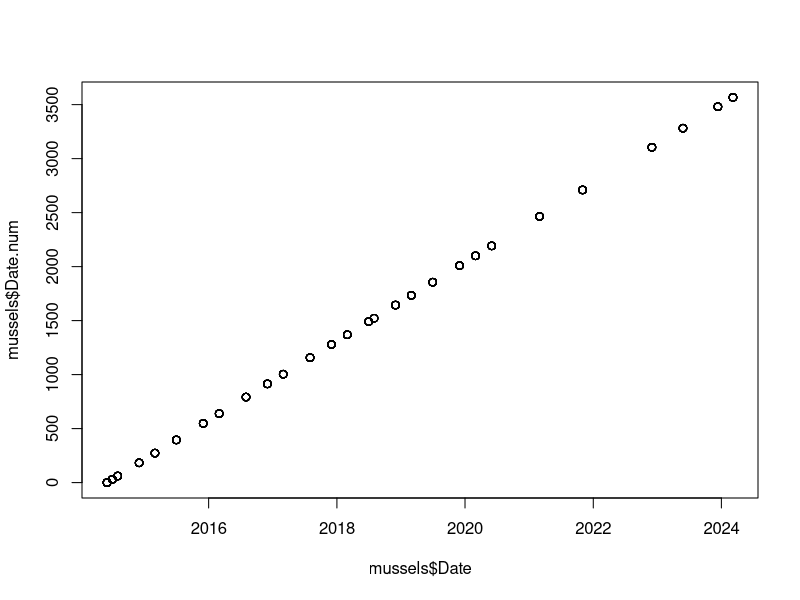
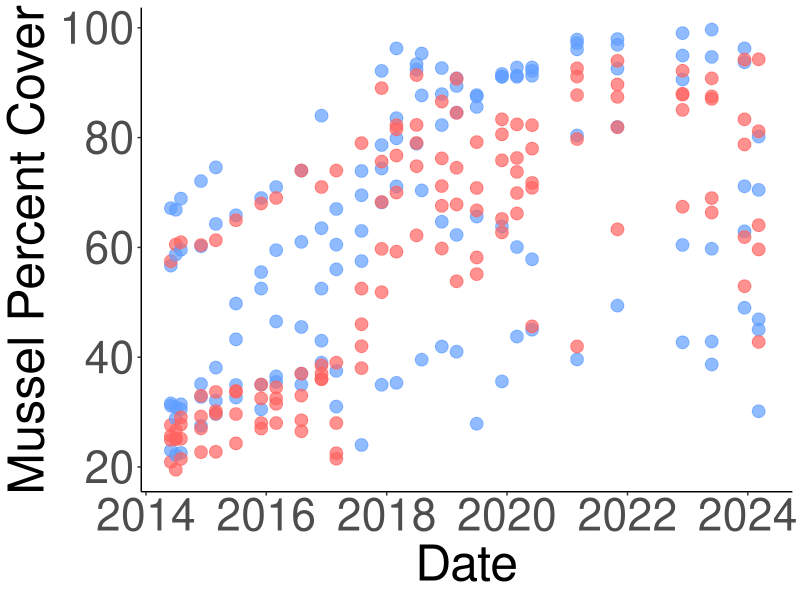
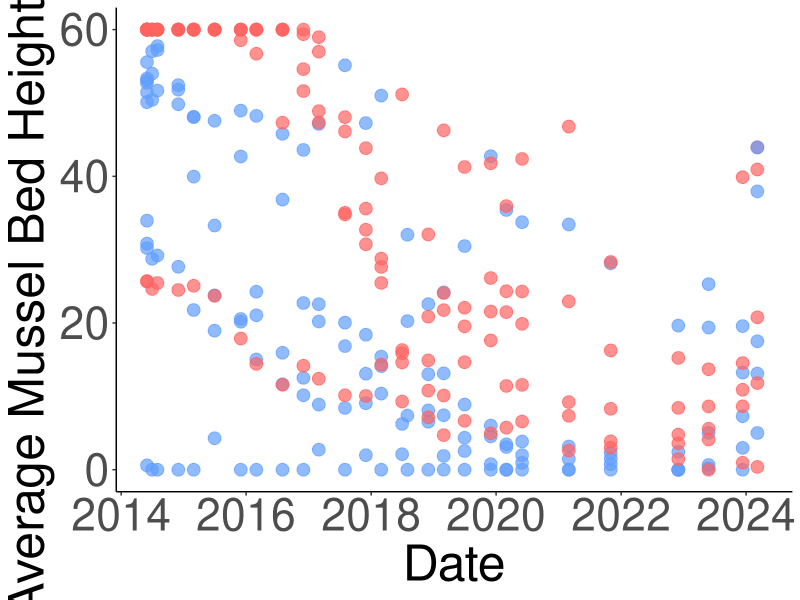
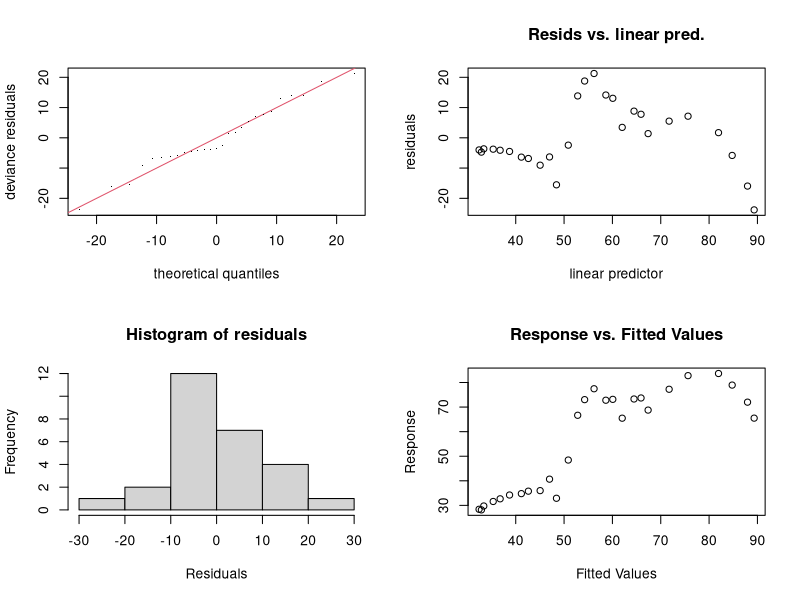
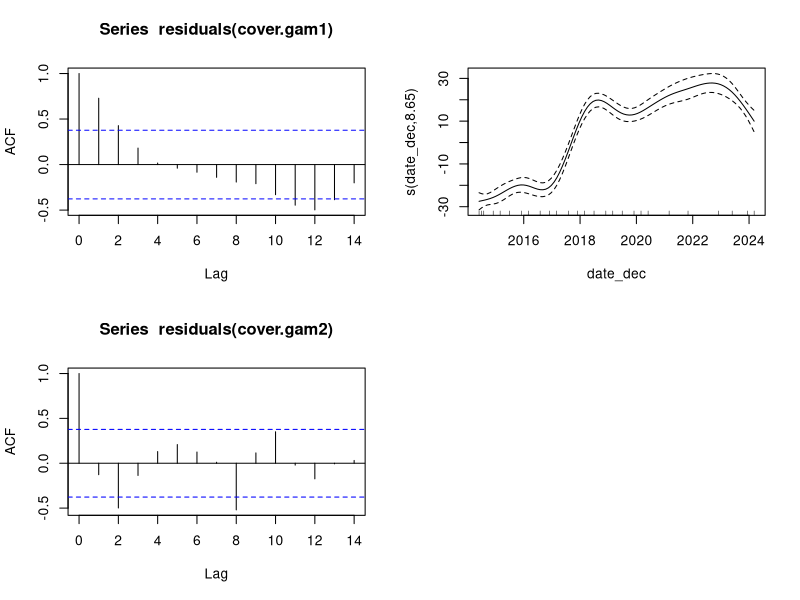
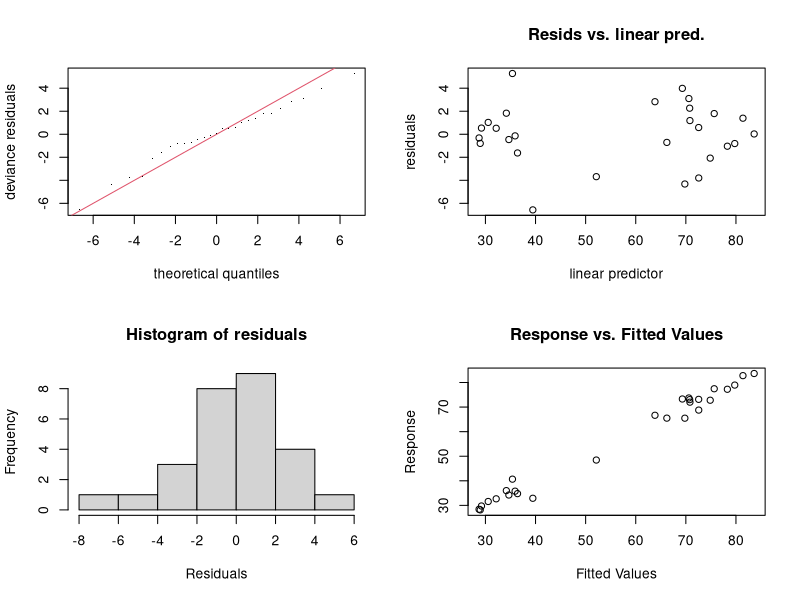
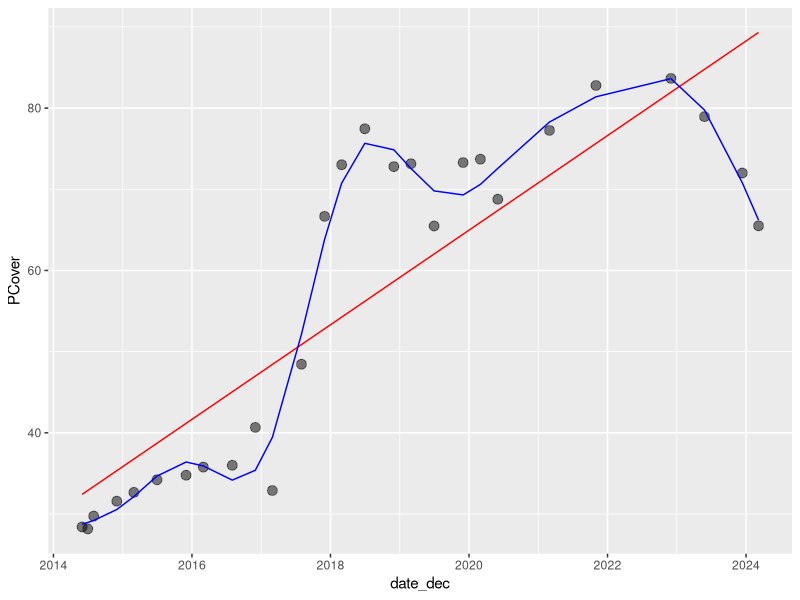
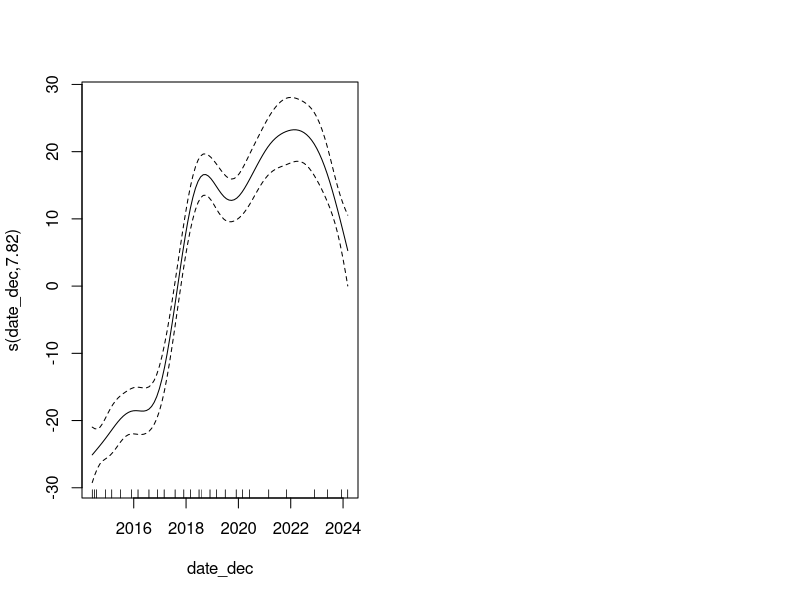

These figures' R source, in order: (Note: this script raises an error after producing the figures.)
## ---- chunk 1
library("dplyr")
library("lubridate")
library("stringr")
library("ggplot2")
library("mgcv")
## ---- chunk 2
mussels <- read.csv("Data/mussel_data.csv")
## ---- chunk 3
# goes through the columns with the measurements every 10cm and if there is an NA it will be replaced with the value 60
cols <- c("M1..0", "M2..10", "M3..20", "M4..30", "M5..40", "M6..50", "M7..60", "M8..70", "M9..80")
mussels <- mussels %>% mutate(across(cols, ~ replace(., is.na(.), 60)))
## ---- chunk 4
#take the new average of the values in the individual measurement columns (columns 6 through 14) and store them in Avg.Height
mussels$Avg.Height <- rowMeans(mussels[ , c(6:14)])
## ---- chunk 5
# since I already calculated the Avg.Height for each plot, I'm getting rid of the columns with the 9 measurements per plot because
# we won't use them
extra.columns <- names(mussels) %in% c("M1..0", "M2..10", "M3..20", "M4..30", "M5..40", "M6..50", "M7..60", "M8..70", "M9..80", "Notes", "Analyzed.By.")

mussels <- mussels[,!extra.columns]
## ---- chunk 6
# Change name of 4th and 5th columns of mussels
names(mussels)[4] <- "Area"
names(mussels)[5] <- "PCover"
## ---- chunk 7
mussels$Avg.Height <- as.numeric(mussels$Avg.Height)
## ---- chunk 8
mussels$Date <- dplyr::recode(mussels$Date, "Aug-14" = "2014/08/01", "Aug-16" = "2016/08/01", "Aug-17" = "2017/08/01", "Aug-18" = "2018/08/01", "Dec-14" = "2014/12/01", "Dec-15" = "2015/12/01", "Dec-16" = "2016/12/01", "Dec-17" = "2017/12/01", "Dec-18" = "2018/12/01", "Dec-19" = "2019/12/01", "Jul-14" = "2014/07/01", "Jul-15" = "2015/07/01", "Jul-18" = "2018/07/01", "Jul-19" = "2019/07/01", "Jun-14" = "2014/06/01", "Jun-20" = "2020/06/01", "Mar-15" = "2015/03/01", "Mar-16" = "2016/03/01", "Mar-17" = "2017/03/01", "Mar-18" = "2018/03/01", "Mar-19" = "2019/03/01", "Mar-20" = "2020/03/01", "Mar-21" = "2021/03/01", "Nov-21" = "2021/11/01", "Dec-22" = "2022/12/01", "May-23" = "2023/05/27", "Dec-23" = "2023/12/12", "Mar-24" = "2024/03/07")
## ---- chunk 9
mussels$Date <- as.Date(mussels$Date, "%Y/%m/%d")
## ---- chunk 10
mussels$Year <- year(mussels$Date)
## ---- chunk 11
mussels[,"WholePlot"] <- NA 
mussels$WholePlot <- str_sub(mussels$Plot, 1, nchar(mussels$Plot)-1) #gets rid of last character, which should be the letter
mussels$WholePlot <- as.numeric(mussels$WholePlot) #was in character, make it numeric
## ---- chunk 12
mussels$Site <- as.factor(mussels$Site)
mussels$Plot <- as.factor(mussels$Plot)
mussels$WholePlot <- as.factor(mussels$WholePlot)
## ---- chunk 13
mussels <- mussels %>% mutate(Date.num = as.numeric(Date - as.Date("2014-06-01"))) 
plot(mussels$Date, mussels$Date.num) #plotting to make sure it worked
## ---- chunk 14
mussels_wholeplot <- mussels %>% group_by(Date, Site, WholePlot, Date.num, Year) %>% summarize(PCover = mean(PCover))
## ---- chunk 15
#subsets out the last character in the "Plot" string, which should always be the plot letter (A or B) and stores it in new column
mussels$Letter <-  str_sub(mussels$Plot, -1)

# only keeping the B plots and plots 4A and 8A
mussels_B <- mussels %>% filter((Letter %in% "B") | (WholePlot == 4) | (WholePlot == 8))
## ---- chunk 16
group.colors <- c(West = "#ff6361", East = "#619eff")
## ---- chunk 17
FigS1A <- mussels_wholeplot %>% 
  ggplot(mapping=aes(x = Date, y = PCover, color = Site)) + 
      labs (x = "Date", y = "Mussel Percent Cover") + 
      theme(panel.background = element_blank(), 
          axis.line = element_line (colour = "black"), 
          axis.text = element_text(size = 32),
                axis.text.x = element_text(angle = 0, hjust = 0.5),
          axis.title = element_text(size = 36),
          legend.position = "none") + 
      geom_point(size=4,alpha = 0.7) + 
      scale_x_date(limits = as.Date(c("2014-06-01", "2024-04-01"))) +
  scale_color_manual(values=group.colors) +
  scale_fill_manual(values=group.colors)

FigS1A

#ggsave("figS1A.png", height=3, width=3,scale = 3)
## ---- chunk 18
FigS1B <- mussels_B %>% 
  ggplot(mapping=aes(x = Date, y = Avg.Height, color = Site)) + 
      labs (x = "Date", y = "Average Mussel Bed Height (cm)") + 
      theme(panel.background = element_blank(), 
          axis.line = element_line (colour = "black"), 
          axis.text = element_text(size = 32),
                axis.text.x = element_text(angle = 0, hjust = 0.5),
          axis.title = element_text(size = 36),
          legend.position = "none") + 
      geom_point (size = 4, alpha = 0.7) + 
    scale_x_date(limits = as.Date(c("2014-06-01", "2024-04-01"))) +
  scale_color_manual(values=group.colors) +
  scale_fill_manual(values=group.colors)

FigS1B

#ggsave("figS1B.png", height=3, width=3,scale = 3)
## ---- chunk 19
mussel_cover_avg <- mussels %>% group_by(Date, Site) %>% summarize(PCover = mean(PCover))
mussel_height_avg <- mussels_B %>% group_by(Date, Site) %>% summarize(Avg.Height = mean(Avg.Height))
## ---- chunk 20
mussel_cover_avg <- mussel_cover_avg %>% mutate(date_dec = decimal_date(Date))
mussel_cover_avg
## ---- chunk 21
#practice with one subset of the data first
mussel_cover_avg_sub <- mussel_cover_avg %>% filter(Site == "West")
## ---- chunk 22
## Linear
cover.gam1 <- gam(PCover ~ date_dec, data = mussel_cover_avg_sub)
summary(cover.gam1)

par(mfrow = c(2, 2))
gam.check(cover.gam1) # residuals exhibit curvilinear trend
fitted(cover.gam1)
acf(residuals(cover.gam1)) 
## ---- chunk 23
## Wiggly
cover.gam2 <- gam(PCover ~ s(date_dec), data = mussel_cover_avg_sub) #the s() function makes it a smoothed (non-linear) term
summary(cover.gam2) #R squared increased a lot
plot(cover.gam2) # "The mgcv package also includes a default plot() function to look at the smooths"

acf(residuals(cover.gam2)) 
par(mfrow = c(2,2))
gam.check(cover.gam2)
k.check(cover.gam2)
## ---- chunk 24
## Compare models - "Generally, the smaller the AIC, the “better” is the predictive performance of the model."
# Here we ask whether adding a smooth function to the linear model improves the fit of the model to our dataset.

AIC(cover.gam1, cover.gam2) # lower AIC = better performing model --> gam2 (with smoothed term) is better

#"Here, the AIC of the smooth GAM is lower, which indicates that adding a smoothing function improves model performance. Linearity is therefore not supported by our data."
## ---- chunk 25
#"when we compare the fit of the linear (red) and non-linear (blue) models, it is clear that the blue one is more appropriate for our dataset"
mussel_cover_avg_sub %>% 
  ggplot(aes(date_dec, PCover)) + 
  geom_point(size = 3, alpha = 0.5) + 
  geom_line(aes(y = fitted(cover.gam1)), color = "red") + 
  geom_line(aes(y = fitted(cover.gam2)), color = "blue")
## ---- chunk 26
mussel_cover_avg <- mussel_cover_avg %>% mutate(Site = as.factor(Site))
mussel_cover_avg
## ---- chunk 27
## Trying with no interaction between date and site
cover.gam1 <- gam(PCover ~ s(date_dec) + Site, data = mussel_cover_avg, method = "ML")
gam1_summary <- summary(cover.gam1)
gam1_summary$p.table
gam1_summary$s.table
par(mfrow = c(1, 2))
plot(cover.gam1, all.terms = TRUE)
acf(residuals(cover.gam1)) 
## ---- chunk 28
# USING THIS MODEL (see AIC below)
## With interaction between date and site
# https://r.qcbs.ca/workshop08/book-en/gam-with-interaction-terms.html

cover.gam2 <- gam(PCover ~ s(date_dec, by = Site) + Site, data = mussel_cover_avg, method = "ML") # this is default, thin plate regression spline
gam2_summary <- summary(cover.gam2)
gam2_summary$p.table
gam2_summary$s.table
par(mfrow = c(2, 2))
plot(cover.gam2, all.terms = TRUE) # the first two plots show the interaction effect of the date smooth and each level of the Site factor variable.
acf(residuals(cover.gam2)) 
## ---- chunk 29
## Check gam
par(mfrow = c(2, 2))
gam.check(cover.gam2)
## ---- chunk 30
## Compare models
AIC(cover.gam1, cover.gam2) #gam 1 has no interaction, gam 2 has interaction. This shows that including the interaction between date and site improves the model's performance

#overall, we're keeping GAM over LM, with the smoothed term (date) and with the date*site interaction (cover.gam2)
## ---- chunk 31
x_range <- range(mussel_cover_avg$date_dec)
x_new <- seq(from = x_range[1], to = x_range[2], by = 0.1)
x_new

site_levels <- unique(mussel_cover_avg$Site)
## ---- chunk 32
# Make the prediction dataframe
cover_pred <- expand.grid(x_new, site_levels) %>% 
  as_tibble() %>% 
  rename(date_dec = Var1, Site = Var2)
head(cover_pred)
## ---- chunk 33
# Predictions given the model
y_pred <- predict(cover.gam2, cover_pred, se.fit = TRUE)
y_pred
## ---- chunk 34
# 95% CI assuming normal distribution
upr <- y_pred$fit + (2 * y_pred$se.fit) 
lwr <- y_pred$fit - (2 * y_pred$se.fit)

cover_pred <- cover_pred %>%
  mutate(PCover = y_pred$fit, 
         upper = upr, 
         lower = lwr)
## ---- chunk 35
## Final plot with model output
Fig2A <- mussel_cover_avg %>% 
  ggplot(aes(date_dec, PCover, color = Site, fill = Site)) + 
  geom_ribbon(data = cover_pred, aes(ymin = lower, ymax = upper, 
                                 fill = Site, color = NULL), alpha = 0.5) + 
  geom_line(data = cover_pred, size =0.75) + 
  geom_point(size = 5, alpha = 0.7, pch = 21, color = "black") +
  theme_minimal() + 
  theme(panel.background = element_blank(), 
        axis.line = element_line (colour = "black"), 
        axis.text.y = element_text(size = 25),
        axis.text.x = element_text(angle = 0, hjust = 0.5, size=25),
        axis.title.y = element_text(size = 25),
        axis.title.x = element_text(size = 25),
        legend.position = "none") +
  scale_y_continuous(limits = c(10, 100)) + 
  labs(x = "Date", y = "Mussel Percent Cover") +
  scale_color_manual(values=group.colors) +
  scale_fill_manual(values=group.colors) 

Fig2A
#ggsave("Fig2A.png", height=3, width=3, scale=3)
## ---- chunk 36
mussel_height_avg <- mussel_height_avg %>% mutate(date_dec = decimal_date(Date))
mussel_height_avg
## ---- chunk 37
#practice with one subset of the data first
mussel_height_avg_sub <- mussel_height_avg %>% filter(Site == "West")
## ---- chunk 38
## Linear
height.gam1 <- gam(Avg.Height ~ date_dec, data = mussel_height_avg_sub)
summary(height.gam1)

par(mfrow = c(2, 2))
gam.check(height.gam1) # residuals exhibit curvilinear trend
fitted(height.gam1)
acf(residuals(height.gam1)) 
## ---- chunk 39
## Wiggly
height.gam2 <- gam(Avg.Height ~ s(date_dec), data = mussel_height_avg_sub) #the s() function makes it a smoothed (non-linear) term
summary(height.gam2) #R squared increased a lot
plot(height.gam2) # "The mgcv package also includes a default plot() function to look at the smooths"

acf(residuals(height.gam2)) 
par(mfrow = c(2,2))
gam.check(height.gam2)
k.check(height.gam2)
## ---- chunk 40
## Compare models - "Generally, the smaller the AIC, the “better” is the predictive performance of the model."
# Here we ask whether adding a smooth function to the linear model improves the fit of the model to our dataset.

AIC(height.gam1, height.gam2) # lower AIC = better performing model --> gam2 (with smoothed term) is better

#"Here, the AIC of the smooth GAM is lower, which indicates that adding a smoothing function improves model performance. Linearity is therefore not supported by our data."
## ---- chunk 41
#"when we compare the fit of the linear (red) and non-linear (blue) models, it is clear that the blue one is more appropriate for our dataset"
mussel_height_avg_sub %>% 
  ggplot(aes(date_dec, Avg.Height)) + 
  geom_point(size = 3, alpha = 0.5) + 
  geom_line(aes(y = fitted(height.gam1)), color = "red") + 
  geom_line(aes(y = fitted(height.gam2)), color = "blue")
## ---- chunk 42
mussel_height_avg <- mussel_height_avg %>% mutate(Site = as.factor(Site))
mussel_height_avg
## ---- chunk 43
## Trying with no interaction between date and site
height.gam1 <- gam(Avg.Height ~ s(date_dec) + Site, data = mussel_height_avg, method = "ML")
gam1_summary <- summary(height.gam1)
gam1_summary$p.table
gam1_summary$s.table
par(mfrow = c(1, 2))
plot(height.gam1, all.terms = TRUE)
acf(residuals(height.gam1)) 
## ---- chunk 44
# USING THIS MODEL (see AIC below)
## With interaction between date and site
# https://r.qcbs.ca/workshop08/book-en/gam-with-interaction-terms.html

height.gam2 <- gam(Avg.Height ~ s(date_dec, by = Site) + Site, data = mussel_height_avg, method = "ML") # this is default, thin plate regression spline
gam2_summary <- summary(height.gam2)
gam2_summary$p.table
gam2_summary$s.table
par(mfrow = c(2, 2))
plot(height.gam2, all.terms = TRUE) # the first two plots show the interaction effect of the date smooth and each level of the Site factor variable.
acf(residuals(height.gam2)) 
## ---- chunk 45
## Check gam
par(mfrow = c(2, 2))
gam.check(height.gam2)
## ---- chunk 46
## Compare models
AIC(height.gam1, height.gam2) #gam 1 has no interaction, gam 2 has interaction. This shows that including the interaction between date and site improves the model's performance

#overall, we're keeping GAM over LM, with the smoothed term (date) and with the date*site interaction (height.gam2)
## ---- chunk 47
height.x_range <- range(mussel_height_avg$date_dec)
height.x_new <- seq(from = height.x_range[1], to = height.x_range[2], by = 0.1)
height.x_new

height.site_levels <- unique(mussel_height_avg$Site)
## ---- chunk 48
# Make the prediction dataframe
height_pred <- expand.grid(height.x_new, height.site_levels) %>% 
  as_tibble() %>% 
  rename(date_dec = Var1, Site = Var2)
head(height_pred)
## ---- chunk 49
# Predictions given the model
height.y_pred <- predict(height.gam2, height_pred, se.fit = TRUE)
height.y_pred
## ---- chunk 50
# 95% CI assuming normal distribution
height.upr <- height.y_pred$fit + (2 * height.y_pred$se.fit) 
height.lwr <- height.y_pred$fit - (2 * height.y_pred$se.fit)

height_pred <- height_pred %>%
  mutate(Avg.Height = height.y_pred$fit, 
         upper = height.upr, 
         lower = height.lwr)
## ---- chunk 51
## Final plot with model output
Fig2B <- mussel_height_avg %>% 
  ggplot(aes(date_dec, Avg.Height, color = Site, fill = Site)) + 
  geom_ribbon(data = height_pred, aes(ymin = height.lwr, ymax = height.upr, 
                                 fill = Site, color = NULL), alpha = 0.5) + 
  geom_line(data = height_pred) + 
  geom_point(size = 5, alpha = 0.7, pch = 21, color = "black") +
  theme_minimal() + 
  theme(panel.background = element_blank(), 
        axis.line = element_line (colour = "black"), 
        axis.text.x = element_text(angle = 0, hjust = 0.5),
        axis.text = element_text(size = 25),
        axis.title = element_text(size = 25),
        legend.position="none") +
  labs(x = "Date", y = "Mussel Bed Height (cm)") +  
  scale_color_manual(values=group.colors) +
  scale_fill_manual(values=group.colors)

Fig2B

#ggsave("Fig2B.png", height=3, width=3, scale=3)

## ---- chunk 52
mussel_cover_yearly_avg <- mussels %>% group_by(Year, Site) %>% summarize(PCover = mean(PCover))
mussel_height_yearly_avg <- mussels_B %>% group_by(Year, Site) %>% summarize(Avg.Height = mean(Avg.Height))
#write.csv(mussel_cover_yearly_avg, file = "mussel_cover_yearly_avg.csv", row.names = FALSE)  #to use in models script
#write.csv(mussel_height_yearly_avg, file = "mussel_height_yearly_avg.csv", row.names= FALSE) #to use in models script
## ---- chunk 53
#write.csv(mussels, file = "mussels.csv", row.names = FALSE)  #to use in models script
#write.csv(mussels_B, file = "mussels_B.csv", row.names = FALSE)  #to use in models script
